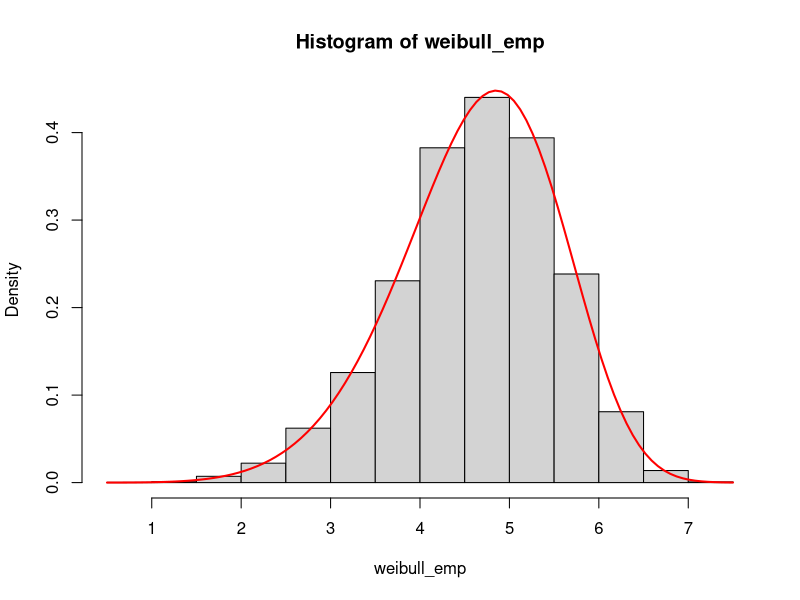

Here is the R script that generated this plot: (Note: this script raises an error after producing the figure.)
n <- 10000
u <- runif(n)
lambda <- 5
k <- 6

exp_emp <- (- log(1 - u) / (1 / (lambda ^ k)))

weibull_emp <- exp_emp ^ (1 / k)
X <- weibull_emp
#histograma não usando pacote ggplot
hist(weibull_emp, probability = TRUE)
curve(dweibull(x, shape = k, scale = lambda), col = "red", lwd = 2, add = TRUE)

#usando ggplot
# Criar um dataframe para o ggplot2
data <- data.frame(X = X)
p <- ggplot(data, aes(x = X)) +
  geom_histogram(aes(y = ..density..), bins = 30, fill = "lightcoral", color = "black")+
  labs(title = paste("Histograma de variáveis geradas: X ~ Weibull (", lambda, ",", k, ")"), x = "valro de x", y = "frequencia") +
  theme_minimal() +
  theme(plot.title = element_text(size = 14),
    axis.title.x = element_text(size = 12),
    axis.title.y = element_text(size = 12))

print(p)

#adicionando a curva teórica da função de densidade:
p + stat_function(fun = dweibull, args = list(shape = k, scale = lambda), color = "blue", size = 1.5)
